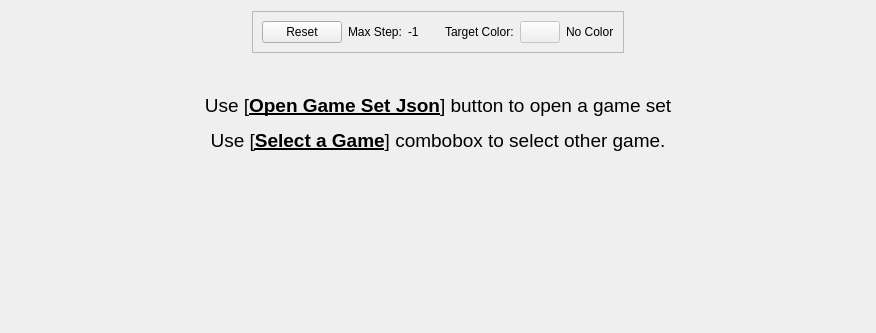
<?xml version="1.0" encoding="UTF-8"?>
<ui version="4.0">
 <class>OverflowPaletteGamePanelWidget</class>
 <widget class="QWidget" name="OverflowPaletteGamePanelWidget">
  <property name="geometry">
   <rect>
    <x>0</x>
    <y>0</y>
    <width>876</width>
    <height>333</height>
   </rect>
  </property>
  <property name="windowTitle">
   <string>Form</string>
  </property>
  <layout class="QVBoxLayout" name="verticalLayout" stretch="0,0,0">
   <item alignment="Qt::AlignmentFlag::AlignHCenter">
    <widget class="QFrame" name="GameInfoWidgetContainer">
     <property name="sizePolicy">
      <sizepolicy hsizetype="Expanding" vsizetype="Maximum">
       <horstretch>0</horstretch>
       <verstretch>0</verstretch>
      </sizepolicy>
     </property>
     <property name="frameShape">
      <enum>QFrame::Shape::StyledPanel</enum>
     </property>
     <property name="frameShadow">
      <enum>QFrame::Shadow::Raised</enum>
     </property>
     <layout class="QHBoxLayout" name="horizontalLayout">
      <item>
       <widget class="QPushButton" name="Btn_ResetGame">
        <property name="text">
         <string>Reset</string>
        </property>
       </widget>
      </item>
      <item>
       <widget class="QLabel" name="label">
        <property name="text">
         <string>Max Step:</string>
        </property>
       </widget>
      </item>
      <item>
       <widget class="QLabel" name="Label_MaxStep">
        <property name="text">
         <string>-1</string>
        </property>
       </widget>
      </item>
      <item>
       <spacer name="horizontalSpacer_3">
        <property name="orientation">
         <enum>Qt::Orientation::Horizontal</enum>
        </property>
        <property name="sizeType">
         <enum>QSizePolicy::Policy::Fixed</enum>
        </property>
        <property name="sizeHint" stdset="0">
         <size>
          <width>20</width>
          <height>20</height>
         </size>
        </property>
       </spacer>
      </item>
      <item>
       <widget class="QLabel" name="label_3">
        <property name="text">
         <string>Target Color:</string>
        </property>
       </widget>
      </item>
      <item>
       <widget class="QPushButton" name="Btn_Color">
        <property name="enabled">
         <bool>false</bool>
        </property>
        <property name="text">
         <string/>
        </property>
       </widget>
      </item>
      <item>
       <widget class="QLabel" name="Label_ColorName">
        <property name="text">
         <string>No Color</string>
        </property>
       </widget>
      </item>
     </layout>
     <zorder>label_3</zorder>
     <zorder>Label_MaxStep</zorder>
     <zorder>Label_ColorName</zorder>
     <zorder>horizontalSpacer_3</zorder>
     <zorder>Btn_Color</zorder>
     <zorder>Btn_ResetGame</zorder>
     <zorder>label</zorder>
    </widget>
   </item>
   <item alignment="Qt::AlignmentFlag::AlignHCenter">
    <widget class="QLabel" name="Label_Help">
     <property name="text">
      <string>&lt;html&gt;&lt;head/&gt;&lt;body&gt;&lt;p align=&quot;center&quot;&gt;&lt;span style=&quot; font-size:14pt;&quot;&gt;Use [&lt;/span&gt;&lt;span style=&quot; font-size:14pt; font-weight:700; text-decoration: underline;&quot;&gt;Open Game Set Json&lt;/span&gt;&lt;span style=&quot; font-size:14pt;&quot;&gt;] button to open a game set&lt;/span&gt;&lt;/p&gt;&lt;p align=&quot;center&quot;&gt;&lt;span style=&quot; font-size:14pt;&quot;&gt;Use [&lt;/span&gt;&lt;span style=&quot; font-size:14pt; font-weight:700; text-decoration: underline;&quot;&gt;Select a Game&lt;/span&gt;&lt;span style=&quot; font-size:14pt;&quot;&gt;] combobox to select other game.&lt;/span&gt;&lt;/p&gt;&lt;/body&gt;&lt;/html&gt;</string>
     </property>
    </widget>
   </item>
   <item>
    <widget class="QFrame" name="gridLayout_2">
     <property name="sizePolicy">
      <sizepolicy hsizetype="Preferred" vsizetype="Preferred">
       <horstretch>0</horstretch>
       <verstretch>0</verstretch>
      </sizepolicy>
     </property>
     <layout class="QHBoxLayout" name="horizontalLayout_3">
      <item>
       <layout class="QHBoxLayout" name="horizontalLayout_2">
        <item>
         <spacer name="horizontalSpacer">
          <property name="orientation">
           <enum>Qt::Orientation::Horizontal</enum>
          </property>
          <property name="sizeHint" stdset="0">
           <size>
            <width>40</width>
            <height>20</height>
           </size>
          </property>
         </spacer>
        </item>
        <item alignment="Qt::AlignmentFlag::AlignTop">
         <widget class="QFrame" name="GameContainer">
          <property name="sizePolicy">
           <sizepolicy hsizetype="Preferred" vsizetype="Expanding">
            <horstretch>0</horstretch>
            <verstretch>0</verstretch>
           </sizepolicy>
          </property>
          <property name="minimumSize">
           <size>
            <width>0</width>
            <height>0</height>
           </size>
          </property>
          <property name="frameShape">
           <enum>QFrame::Shape::StyledPanel</enum>
          </property>
          <property name="frameShadow">
           <enum>QFrame::Shadow::Raised</enum>
          </property>
         </widget>
        </item>
        <item>
         <spacer name="horizontalSpacer_2">
          <property name="orientation">
           <enum>Qt::Orientation::Horizontal</enum>
          </property>
          <property name="sizeHint" stdset="0">
           <size>
            <width>40</width>
            <height>20</height>
           </size>
          </property>
         </spacer>
        </item>
       </layout>
      </item>
     </layout>
    </widget>
   </item>
  </layout>
 </widget>
 <resources/>
 <connections/>
</ui>
